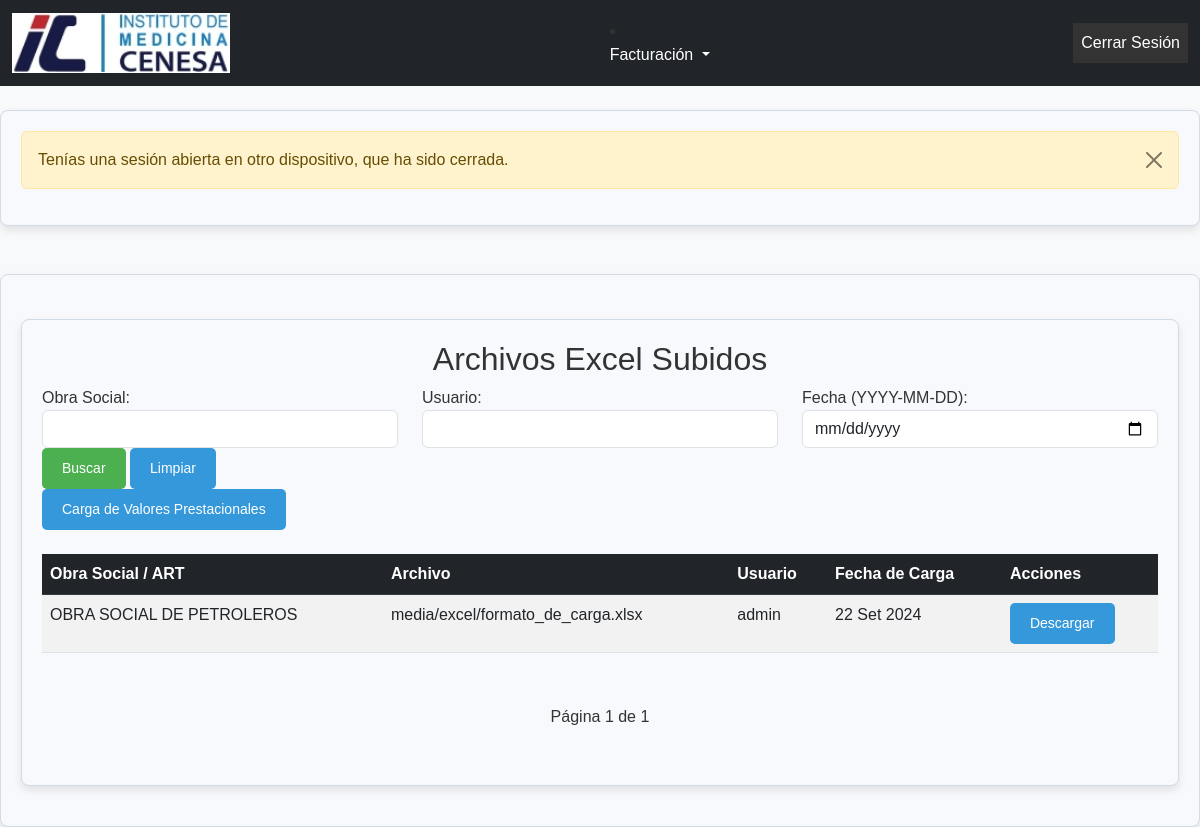
Page /listar-archivos/ (signed in) on the committed database.
### formularios/models.py (models this page shows, shortened)
class ArchivoExcel(models.Model):
    obra_social = models.ForeignKey(ObraSocial, on_delete=models.CASCADE, related_name="archivos")
    archivo = models.FileField(upload_to='media/excel')
    fecha_carga = models.DateField(auto_now_add=True)
    usuario = models.ForeignKey(User, on_delete=models.SET_NULL, null=True)  # Registro del usuario que carga el archivo
    procesado = models.BooleanField(default=False)  # Campo para saber si ya se ha procesado

class ObraSocial(models.Model):
    codigo = models.CharField(max_length=100, unique=True)
    siglas = models.CharField(max_length=100, default='N/A')
    nombre = models.CharField(max_length=255)

### formularios/views.py (the view)
# urls.py: path('listar-archivos/', views.listar_archivos, name='listar_archivos'),
@login_required
@tipo_usuario_requerido('admin', 'facturacion')
def listar_archivos(request):
    obra_social_query = request.GET.get('obra_social', '').strip()  # Filtro por obra social
    usuario_query = request.GET.get('usuario', '').strip()  # Filtro por nombre del usuario que cargó
    fecha_query = request.GET.get('fecha', '').strip()  # Filtro por fecha de carga (formato: YYYY-MM-DD)
    archivos = ArchivoExcel.objects.all()
    if obra_social_query:
        archivos = archivos.filter(obra_social__nombre__icontains=obra_social_query)
    if usuario_query:
        archivos = archivos.filter(usuario__username__icontains=usuario_query)
    if fecha_query:
        archivos = archivos.filter(fecha_carga=fecha_query)
    paginator = Paginator(archivos, 10)  # Muestra 10 archivos por página
    page_number = request.GET.get('page')  # Obtener el número de página actual
    page_obj = paginator.get_page(page_number)  # Obtener la página de archivos
    return render(request, 'Valores/listar_archivos.html', {
        'archivos': page_obj,  # Pasamos solo los archivos de la página actual
        'obra_social_query': obra_social_query,  # Mantener los filtros actuales en el contexto
        'usuario_query': usuario_query,
        'fecha_query': fecha_query,
        'page_obj': page_obj  # Información de la paginación
    })

### formularios/context_processors.py (called while the page is built)
def agregar_tipo_usuario(request):
    if request.user.is_authenticated:
        perfil = PerfilUsuario.objects.filter(usuario=request.user).first()
        return {'tipo_usuario': perfil.tipo_usuario.nombre if perfil else None}
    return {}

### formularios/views.py (called while the page is built)
def tipo_usuario_requerido(*tipos_usuarios):
    def decorator(func):
        @wraps(func)
        def wrap(request, *args, **kwargs):
            perfil = PerfilUsuario.objects.filter(usuario=request.user).first()
            if perfil and perfil.tipo_usuario.nombre in tipos_usuarios:
                return func(request, *args, **kwargs)
            else:
                messages.error(request, "No tienes permiso para acceder a esta página.")
                return redirect('home')
        return wrap
    return decorator

### formularios/templates/valores/listar_archivos.html (shortened to what this page needs)
{% extends 'base.html' %}
{% block content %}
<div class="container mt-4">
    <h2 class="text-center">Archivos Excel Subidos</h2>
    <form method="GET" action="{% url 'listar_archivos' %}" class="mb-4">
        <div class="row">
            <div class="col-md-4">
                <label for="obra_social">Obra Social:</label>
                <input type="text" name="obra_social" id="obra_social" class="form-control" value="{{ obra_social_query }}">
            </div>
            <div class="col-md-4">
                <label for="usuario">Usuario:</label>
                <input type="text" name="usuario" id="usuario" class="form-control" value="{{ usuario_query }}">
            </div>
            <div class="col-md-4">
                <label for="fecha">Fecha (YYYY-MM-DD):</label>
                <input type="date" name="fecha" id="fecha" class="form-control" value="{{ fecha_query }}">
            </div>
        </div>
        <div class="col-md-4">
            <button type="submit" class="btn btn-primary">Buscar</button>
            <a href="{% url 'listar_archivos' %}" class="btn btn-secondary">Limpiar</a>
            {% if request.user.perfilusuario.tipo_usuario.nombre in "admin facturacion" %}
            <a href="{% url 'subir_excel' %}" class="btn btn-primary">Carga de Valores Prestacionales </a>
            {% endif %}
        </div>
    </form>
    <div class="table-responsive">
        <table class="table table-striped table-hover">
            <thead class="table-dark">
                <tr>
                    <th>Obra Social / ART</th>
                    <th>Archivo</th>
                    <th>Usuario</th>
                    <th>Fecha de Carga</th>
                    <th>Acciones</th>
                </tr>
            </thead>
            <tbody>
                {% for archivo in archivos %}
                <tr>
                    <td>{{ archivo.obra_social.nombre }}</td>
                    <td>{{ archivo.archivo.name }}</td>
                    <td>{% if archivo.usuario %}{{ archivo.usuario.username }}{% else %}Desconocido{% endif %}</td>
                    <td>{{ archivo.fecha_carga|date:"d M Y" }}</td>
                    <td>
                        {% if request.user.perfilusuario.tipo_usuario.nombre in "admin facturacion" %}
                        <a href="{{ archivo.archivo.url }}" class="btn btn-info btn-sm" download>
                             Descargar
                        </a>
                        {% endif %}
                    </td>
                </tr>
                {% endfor %}
            </tbody>
        </table>
    </div>
    <div class="pagination">
        <span class="step-links">
            <span>Página {{ page_obj.number }} de {{ page_obj.paginator.num_pages }}</span>
        </span>
    </div>
</div>
{% endblock %}

### formularios/static/css/styles.css (style rules this page uses)
body { font-family: 'Poppins', sans-serif; background-color: #f8f9fa; color: #333; margin: 0; padding: 0; }
.container { background-color: #f7f9fc; border: 1px solid #d1dbe5; border-radius: 8px; box-shadow: 0 4px 8px rgba(0, 0, 0, 0.1); padding: 20px; margin: 20px auto; max-width: 1200px; }
.btn { background-color: #3498db; color: #fff; padding: 10px 20px; border-radius: 5px; border: none; cursor: pointer; font-size: 14px; text-align: center; text-decoration: none; display: inline-block; transition: background-color 0.3s ease; }
html, body { height: 100%; }
button.btn-primary { background-color: #4CAF50; border-color: #4CAF50; }

### formularios/templates/valores/listar_archivos.html (style rules this page uses)
.pagination { display: flex; justify-content: center; margin: 20px 0; }
.pagination .step-links { display: flex; gap: 10px; font-size: 16px; }
.pagination span { padding: 8px 16px; }

### rows in the picture
ArchivoExcel: obra_social.nombre "OBRA SOCIAL DE PETROLEROS", archivo.name "media/excel/formato_de_carga.xlsx", usuario.username "admin", fecha_carga "22 Set 2024"

### other values in the picture
{{ message }} "Tenías una sesión abierta en otro dispositivo, que ha sido cerrada."
{{ page_obj.number }} "1"
{{ page_obj.paginator.num_pages }} "1"
